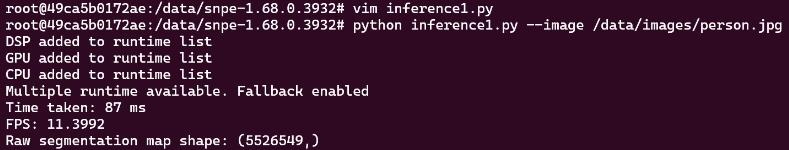
#> input picture images/1.jpg, 789 x 150 px
$ python -i inference.py   (imports and definitions only)
#> lines starting #> are read from the running program, lines starting #| are printed output that depends on the picture
#> in hybridnet, frame is the input picture: shape (150, 789, 3); mean B, G, R 50.1, 26.9, 61.7
import cv2
import numpy as np
import argparse
import qcsnpe as qc

INPUT_WIDTH = 513
INPUT_HEIGHT = 513
CPU = 0
GPU = 1
DSP = 2
model_path = "/data/model/deeplabv3_plus_mobilenet_quantized.dlc"
out_layers = []
# [1 line that did not run here, left out]

# Example segmentation colors (expand as needed)
segmentation_colors = np.array([
    [0, 0, 0],       # Class 0
    [34, 139, 34],   # Class 1
    [0, 0, 255],     # Class 2
    # Add more colors for other classes
], dtype=np.uint8)

def prepare_input(image):
    img_height, img_width = image.shape[:2]
#> img_height = 150; img_width = 789
    input_img = cv2.cvtColor(image, cv2.COLOR_BGR2RGB)
    input_img = cv2.resize(input_img, (INPUT_WIDTH, INPUT_HEIGHT))
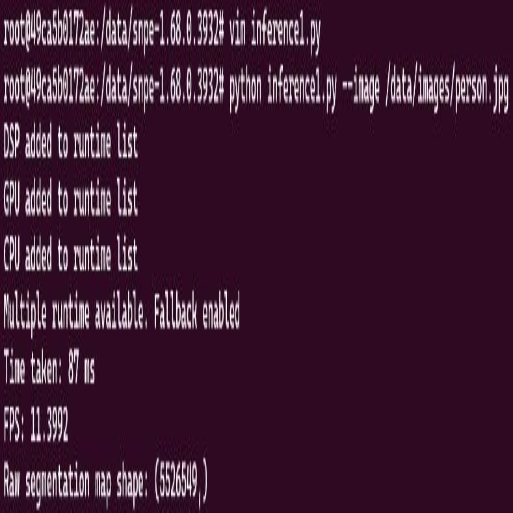
#> input_img: shape (513, 513, 3); mean R, G, B 61.6, 26.8, 50
    return input_img

def draw_seg(seg_map, image, alpha=0.3):
    color_segmap = cv2.resize(image, (seg_map.shape[1], seg_map.shape[0]))
    mask = seg_map > 0
    color_segmap[mask] = segmentation_colors[seg_map[mask] % len(segmentation_colors)]
    color_segmap = cv2.resize(color_segmap, (image.shape[1], image.shape[0]))
    if alpha == 0:
        combined_img = np.hstack((image, color_segmap))
    else:
        combined_img = cv2.addWeighted(image, alpha, color_segmap, (1 - alpha), 0)
    return combined_img

def hybridnet(image_path):
    try:
        frame = cv2.imread(image_path)
        if frame is None:
            print("Error: Could not read the image.")
            return
        new_frame = prepare_input(frame)
        out = model.predict(new_frame)
        seg_map = out.get("output_0")
        if seg_map is None:
            print("Error: Segmentation map not found in output.")
            return
        seg_map = np.array(seg_map)
        print(f"Raw segmentation map shape: {seg_map.shape}")

        # Assume the output needs to be reshaped based on some expected dimensions
        expected_shape = (INPUT_HEIGHT, INPUT_WIDTH, 21)  # Example expected shape
        total_elements = np.prod(expected_shape)
        if seg_map.size != total_elements:
            print("Error: Unexpected size of segmentation map.")
            return

        seg_map = seg_map.reshape(expected_shape)
        seg_map = np.squeeze(np.argmax(seg_map, axis=2))
        seg_img = draw_seg(seg_map, frame, 0.3)
        cv2.imwrite("Segmentation_Output_DSP.jpg", seg_img)
    except Exception as e:
        print("Error occurred: {}".format(e))

# [6 lines not run here, left out]

>>> result = hybridnet('../images/1.jpg')
